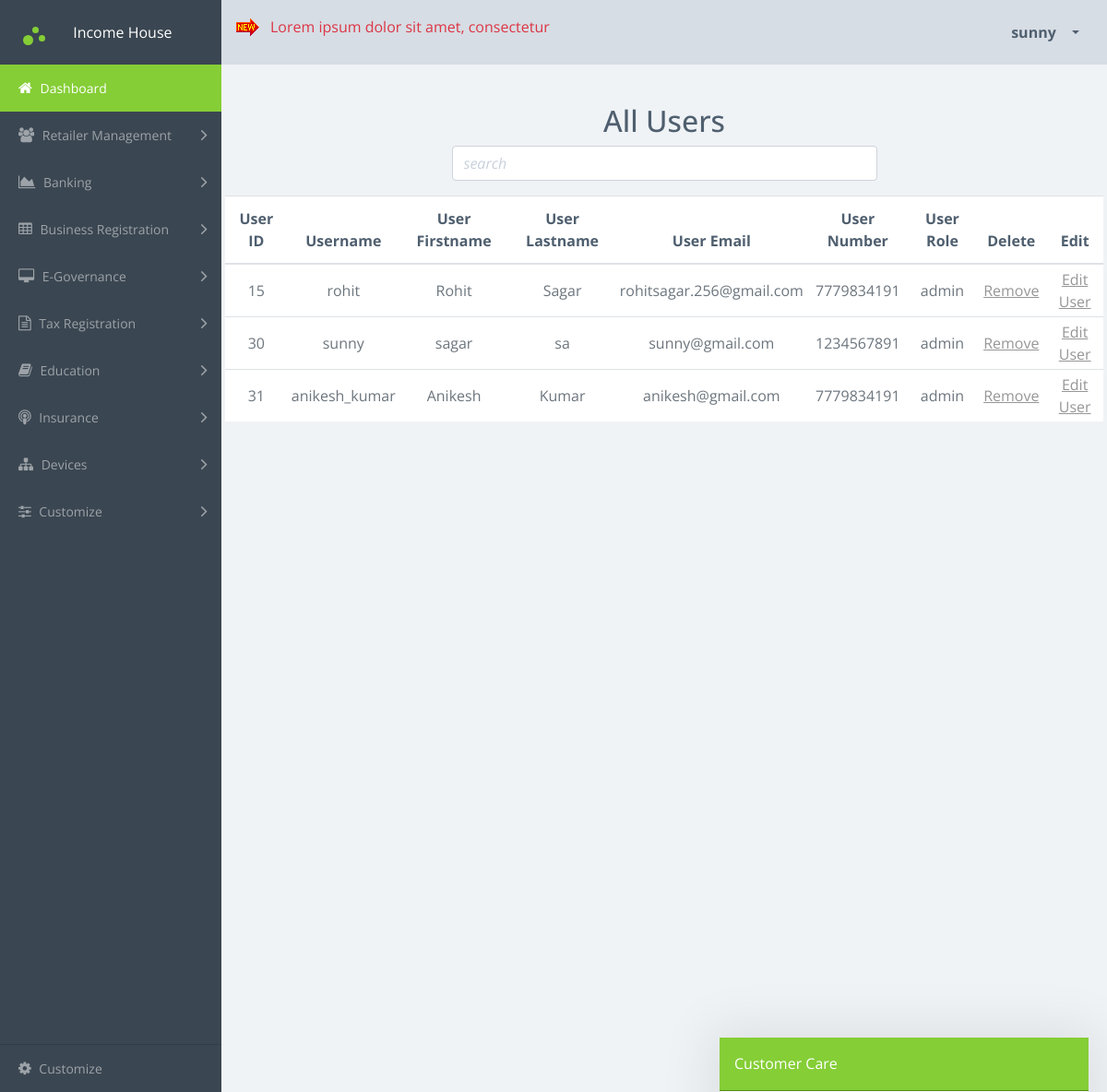
The app's page /users.php (signed in) with its own data.
### tables this page shows
CREATE TABLE `users` (
  `user_id` int(11) NOT NULL,
  `username` varchar(255) NOT NULL,
  `user_firstname` varchar(255) NOT NULL,
  `user_lastname` varchar(255) NOT NULL,
  `user_pwd` varchar(255) NOT NULL,
  `user_number` varchar(255) NOT NULL,
  `user_email` varchar(255) NOT NULL,
  `user_role` varchar(255) NOT NULL,
  `user_img` text NOT NULL,
  `randSalt` varchar(255) NOT NULL DEFAULT '$2y$10$iusesomecrazystring22',
  `user_date` date NOT NULL
);

### inc/all_users.php (the view, shortened to what this page needs)
<div class="row">
    <div class="col-6 m-auto" >
    <div class="up_box my-3">
    <h2>All Users</h2>
    <form action="" >
        <div class="form-group">
            <input type="search" name="searchUser" id="" class="form-control" placeholder="search">
        </div>
    </form>
</div>
    </div>
</div>
<div class="table">
                <table class="table  table-responsivetable-bordered table-hover">
                    <thead>
                        <tr>
                            <th>User ID</th>
                            <th>Username</th>
                            <th>User Firstname</th>
                            <th>User Lastname</th>
                            <th>User Email</th>
                            <th>User Number</th>
                            <th>User Role</th>
                            <th>Delete</th>
                            <th>Edit</th>
                        </tr>
                    </thead>
                    <tbody>
                    <?php
                        $sql = "SELECT * FROM users";
                        $sql_query = mysqli_query($con, $sql);
                        while ($rows = mysqli_fetch_assoc( $sql_query )) {
                            $user_id = $rows['user_id'];
                            $user_username = $rows['username'];
                            $user_role = $rows['user_role'];
                            $user_firstname = $rows['user_firstname'];
                            $user_lastname = $rows['user_lastname'];
                            $user_email = $rows['user_email'];
                            $user_number = $rows['user_number'];
                            echo "<tr>";
                            echo "<td class='p-1 text-muted align-middle text-center'>{$user_id}</td>";
                            echo "<td class='p-1 text-muted align-middle text-center'>{$user_username}</td>";
                            echo "<td class='p-1 text-muted align-middle text-center'>{$user_firstname}</td>";
                            echo "<td class='p-1 text-muted align-middle text-center'>{$user_lastname}</td>";
                            echo "<td class='p-1 text-muted align-middle text-center'>{$user_email}</td>";
                            echo "<td class='p-1 text-muted align-middle text-center'>{$user_number}</td>";
                            echo "<td class='p-1 text-muted align-middle text-center'>{$user_role}</td>";
                            echo "<td class='p-1 text-muted align-middle text-center'><a href='users.php?delete=$user_id'>
                            Remove
                        </a></td>";
                            echo "<td class='p-1 text-muted align-middle text-center'><a href='users.php?source=edit_user&e_id=$user_id'>
                            Edit User
                        </a></td>";
                            echo "</tr>";
                        }
                    ?>
                    </tbody>
                </table>
            </div>

### inc/header.php (shortened to what this page needs)
<!doctype html>
<html class="no-js" lang="en">
    <head>
        <link rel="stylesheet" href="css/vendor.css">
        <link rel="stylesheet" href="css/style.css">
        <link rel="stylesheet" href="css/slick.css">
        <link rel="stylesheet" href="css/slick-theme.css">
    </head>
<body>

### inc/top-bar.php (shortened to what this page needs)
<div class="main-wrapper">
<div class="app" id="app">
<header class="header">
    <div class='ml-3 text-danger'>
        <p  class=' l-n-n'>Lorem ipsum dolor sit amet, consectetur</p>
    </div>
    <div class="header-block header-block-nav">
        <ul class="nav-profile">
            <li class="profile dropdown">
                <a class="nav-link dropdown-toggle" data-toggle="dropdown" href="#" role="button" aria-haspopup="true" aria-expanded="false">
                    <span class="name"><?php echo $_SESSION['username']; ?></span>
                </a>
            </li>
        </ul>
    </div>
</header>

### inc/side-nav.php (shortened to what this page needs)
<aside class="sidebar">
    <div class="sidebar-container">
        <div class="sidebar-header">
            <div class="brand">
            <div class="logo">
                <span class="l l1"></span>
                <span class="l l2"></span>
                <span class="l l3"></span>
            </div> Income House </div>
        </div>
        <nav class="menu">
            <ul class="sidebar-menu metismenu" id="sidebar-menu">
                <li class="active">
                    <a href="index.php">
                        <i class="fa fa-home"></i> Dashboard </a>
                </li>
                <li>
                    <a href="">
                        <i class="fa fa-users"></i> Retailer Management
                        <i class="fa arrow"></i>
                    </a>
                </li>
                <li>
                    <a href="">
                        <i class="fa fa-area-chart"></i> Banking
                        <i class="fa arrow"></i>
                    </a>
                </li>
                <li>
                    <a href="#">
                        <i class="fa fa-table"></i> Business Registration
                        <i class="fa arrow"></i>
                    </a>
                </li>
                <li>
                    <a href="#">
                        <i class="fa fa-desktop"></i> E-Governance
                        <i class="fa arrow"></i>
                    </a>
                </li>
                <li>
                    <a href="#">
                        <i class="fa fa-file-text-o"></i> Tax Registration
                        <i class="fa arrow"></i>
                    </a>
                </li>
                <li>
                    <a href="#">
                        <i class="fa fa-book"></i> Education
                        <i class="fa arrow"></i>
                    </a>
                </li>
                <li>
                    <a href="#">
                        <i class="fa fa-podcast"></i> Insurance
                        <i class="fa arrow"></i>
                    </a>
                </li>
                <li>
                    <a href="#">
                        <i class="fa fa-sitemap "></i> Devices
                        <i class="fa arrow"></i>
                    </a>
                </li>
                <li>
                    <a href="">
                        <i class="fa fa-sliders "></i> Customize
                        <i class="fa arrow"></i>
                    </a>
                </li>
            </ul>
        </nav>
    </div>
    <footer class="sidebar-footer">
        <ul class="sidebar-menu metismenu" id="customize-menu">
            <li>
                <a href="">
                <i class="fa fa-cog"></i> Customize </a>
            </li>
        </ul>
    </footer>
</aside>

### users.php (shortened to what this page needs)
<?php include "inc/header.php"; ?>
<?php include "inc/top-bar.php"; ?>
<?php include "inc/side-nav.php" ?>
<article class="content py-5 px-1 my-5 text-center">
    <?php
        if (isset($_GET['source'])) {
            $source = $_GET['source'];
        } else {
            $source = '';
        }
        switch ( $source ) {
            default;
            include "inc/all_users.php";
            break;
        }
    ?>
</article>
<?php include "inc/footer.php" ?>

### inc/footer.php (shortened to what this page needs)
            </div>
        </div>
        <section class="b-contact-quick">
            <div class="card-title b-contact-quick-title py-3 text-white px-3 mb-0">
                Customer Care
            </div>
        </section>
    </body>
</html>

### css/style.css (style rules this page uses)
.l-n-n::before { content: url(../assets/new.gif); position: relative; top: 5px; width: 5px; height: 5px; margin-right: 5px; }
.b-contact-quick { position: fixed; width: 400px; z-index: 1111111111; right: 20px; bottom: 0; cursor: pointer; -webkit-box-shadow: 0px 0px 53px 11px rgba(0,0,0,0.08); -moz-box-shadow: 0px 0px 53px 11px rgba(0,0,0,0.08); box-shadow: 0px 0px 53px 11px rgba(0,0,0,0.08); transform: translateY(304px); transition: all .4s cubic-bezier(.76,.19,0,1.02); }
.b-contact-quick-title { background: #85CE36; border-bottom: 1px solid rgb(82, 141, 18); }
.b-contact-quick-title::after { content: ''; margin-left: 10px; font-family: "Font Awesome 5 Free"; font-weight: 900; content: "\f590"; }

### records on screen
users: user_id "15", username "rohit", user_firstname "Rohit", user_lastname "Sagar", user_email "rohitsagar.256@gmail.com", user_number "7779834191", user_role "admin"
users: user_id "30", username "sunny", user_firstname "sagar", user_lastname "sa", user_email "sunny@gmail.com", user_number "1234567891", user_role "admin"
users: user_id "31", username "anikesh_kumar", user_firstname "Anikesh", user_lastname "Kumar", user_email "anikesh@gmail.com", user_number "7779834191", user_role "admin"

### other values on screen
$_SESSION['username'] "sunny"
